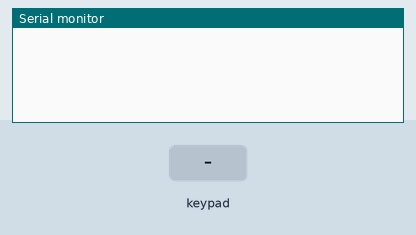
Simulated run of this sketch. Board: Arduino Uno, built with avr-gcc and run on an emulated ATmega328P. On the bench: the last lines printed to the serial monitor. Wiring (inferred from the names in the program): 4×3 keypad with keys 1 2 3 4 5 6 7 8 9 * 0 # (labels assumed): rows pin 11, pin 10, pin 9, pin 8; columns pin 6, pin 5, pin 4. The test bench sets the inputs (shaded band).

Above: at 1.2 s.
1.3 s: key '1' pressed
At 1.8 s:
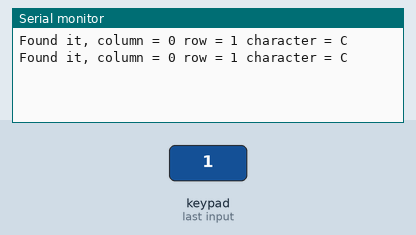
2.8 s: keypad keys 7 6 5 4 pressed 0.4 s apart
At 5.3 s:
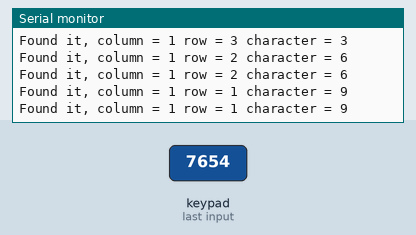
5.9 s: key '2' pressed
At 6.9 s:
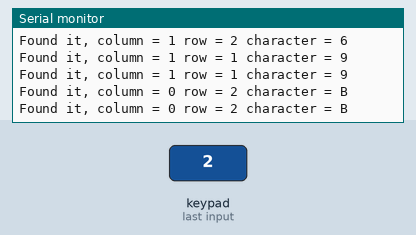
7.4 s: keypad keys 1 3 9 7 pressed 0.4 s apart
At 8.13 s:
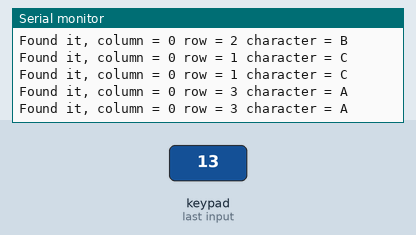
Timing chart, 0 to 10.4 s (numbered marks = the images above; inputs shaded):
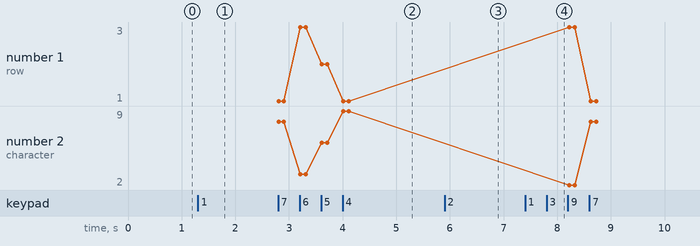

The sketch:

LAB2_Keypad.ino
```cpp
byte row_pins[4] = {7,6,5,4};
byte column_pins[4] = {11,10,9,8};

byte value;

char characters[4][4] = {
  {'1', '2', '3', 'A'},
  {'4', '5', '6', 'B'},
  {'7', '8', '9', 'C'},
  {'*', '0', '#', 'D'}
};

void setup() {
  byte i;

  for (i = 0; i < 4; i++) {
    pinMode(row_pins[i], OUTPUT);
  }

  for (i = 0; i < 4; i++) {
    pinMode(column_pins[i], INPUT_PULLUP);
  }

  Serial.begin(9600);
}

void loop() {
  byte column;
  byte row;
  digitalWrite(row_pins[0], LOW);

  for (row = 0; row < 4; row++) {

    for (column = 0; column < 4; column++) {
      digitalWrite(row_pins[column], HIGH);
    }
    digitalWrite(row_pins[row], LOW);

    for (column = 0; column < 4; column++) {
      value = digitalRead(column_pins[column]);

      if (value == 0) {
        Serial.print("Found it, column = ");
        Serial.print(column);
        Serial.print(" row = ");
        Serial.print(row);
        Serial.print(" character = ");
        Serial.println(characters[3-row][3-column]);
      }
    }
  }

  delay(100);
}
```

Measured:
- after the input at 1.3 s, the serial monitor: prints a new line at once (image 1)
- after the input at 2.8 s, the serial monitor: prints a new line at once (image 2)
- after the input at 5.9 s, the serial monitor: prints a new line at once (image 3)
- after the input at 7.4 s, the serial monitor: prints a new line at once (image 4)
- plotted number 2: 9 → 8 after the input at 7.4 s
